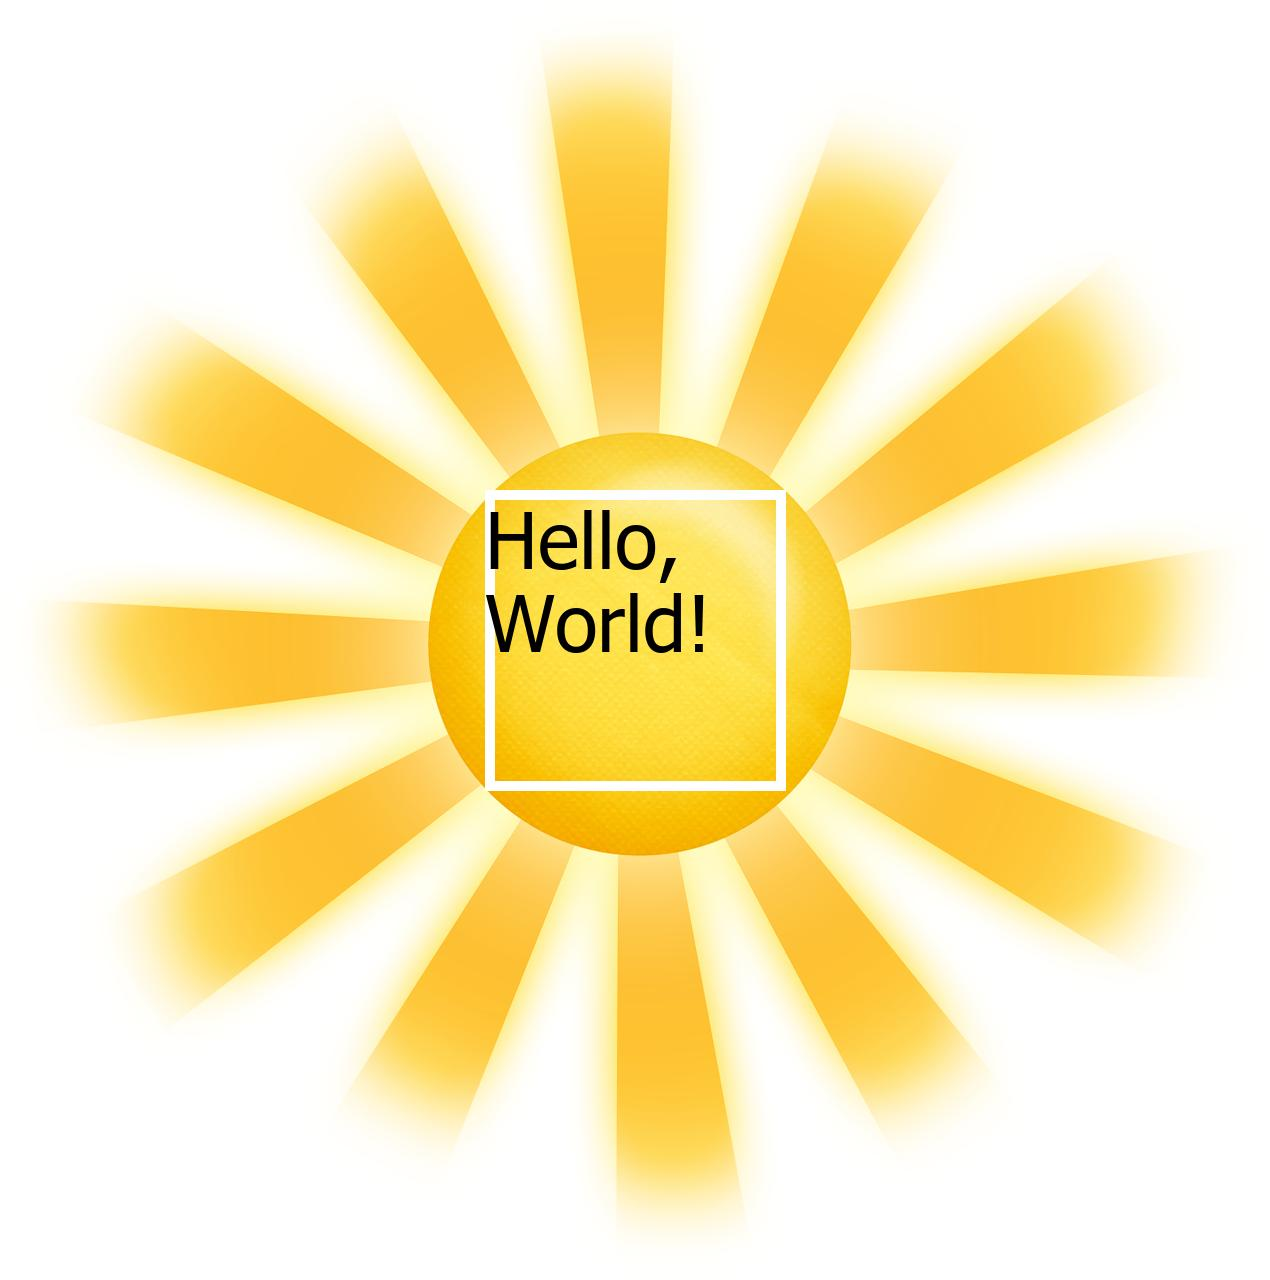

Write Python code to recreate this figure.
import os, glob
from PIL import Image, ImageDraw, ImageColor, ImageFont

def convert_image(ext, new_ext):
    for infile in glob.glob('*' + ext):
        file, extension = os.path.splitext(infile)
        fill_color = (255, 255, 255)
        text = 'Hello,\nWorld!'
        size = 300
        im = Image.open(infile)
        fontpath="tahoma.ttf"
        tahoma = ImageFont.truetype(fontpath, 78)
        # Убираем маску непрозрачности на png. Можно было просто сменить режим на RGB,
        # но мне показалось что дополнительно залить фон белым будет правильнее.
        # Вот ссылка на issue библиотеки https://github.com/python-pillow/Pillow/issues/2609
        if im.mode in ('RGBA', 'LA'):
            background = Image.new(im.mode[:-1],  im.size, fill_color)
            background.paste(im, im.split()[-1])
            im = background
            draw =  ImageDraw.Draw(im)
            img_width, img_height = im.size
            draw.rectangle([(img_width - size) / 2, (img_height - size) / 2, (img_width + size) / 2, (img_height + size) / 2], width=10)
            draw.multiline_text([(img_width - size) / 2, (img_height - size) / 2, (img_width + size) / 2, (img_height + size) / 2], text, fill=(0,0,0), font=tahoma)
        im.save(file + new_ext, 'JPEG')
        del draw
    if im:
        return 1
    else:
        return 0

ext = '.png'
new_ext = '.jpg'
con_img = convert_image(ext, new_ext)
"""
def draw_image(new_ext):
    for infile in glob.glob('*' + new_ext):
        im = Image.open(infile)
        draw = ImageDraw.Draw(im)
        draw.


for infile in glob.glob("*.jpg"):
    file, ext = os.path.splitext(infile)
    im = Image.open(infile)
    im.thumbnail(size)
    draw = ImageDraw.Draw(im)
    draw.multiline_text((200, 200), 'I love \n YOU!')
    im.save(file + '.thumbnail', 'JPEG')
    del draw
"""
